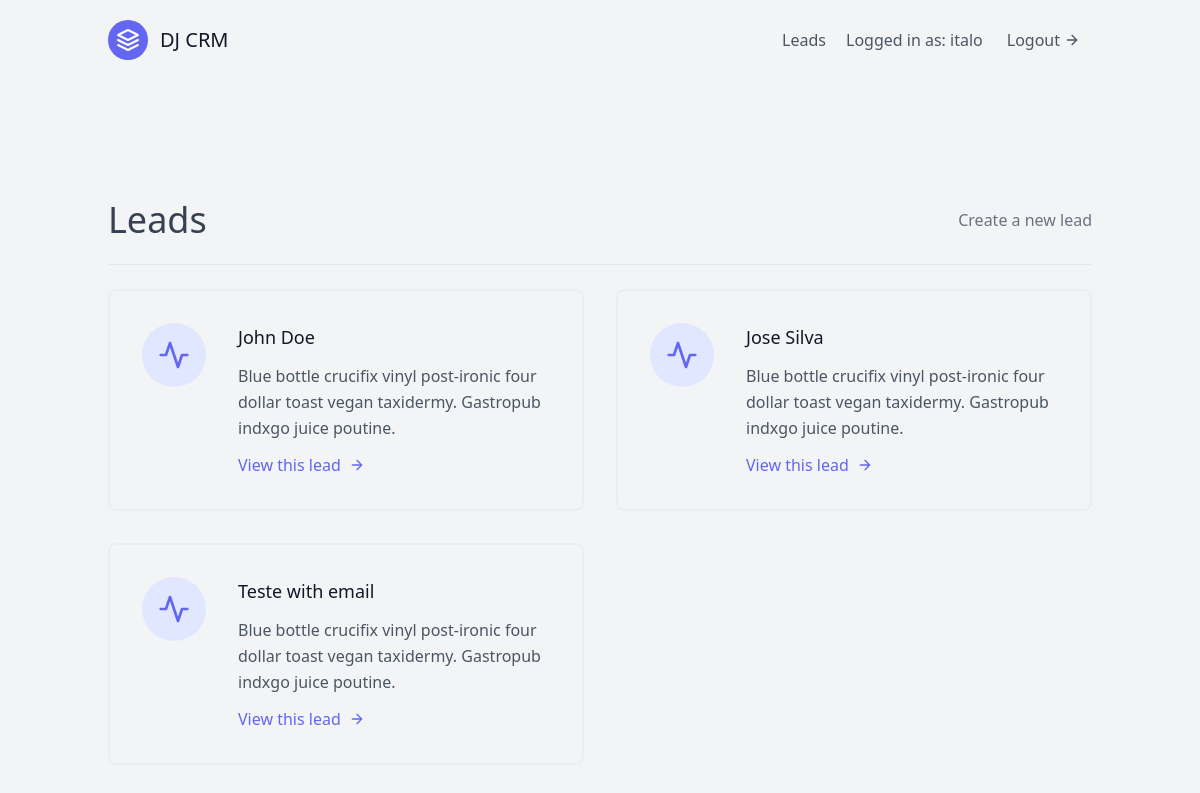
Screenshot of /leads/ (signed in) with the database file from the repository.
### leads/models.py (models this page shows, shortened)
class User(AbstractUser):
    pass

class Lead(models.Model):
    first_name = models.CharField(max_length=50)
    last_name = models.CharField(max_length=50)
    age = models.IntegerField(default=0)
    agent = models.ForeignKey("Agent", on_delete=models.CASCADE)

### leads/views.py (the view)
# urls.py: path("", LeadListView.as_view(), name="lead-list"),
class LeadListView(generic.ListView):
    template_name = "leads/lead_list.html"
    queryset = Lead.objects.all()
    context_object_name = "leads"

### leads/templates/leads/lead_list.html
{% extends "base.html" %}
{% block content %}
<section class="text-gray-600 body-font">
    <div class="container px-5 py-24 mx-auto flex flex-wrap">
        <div class="w-full mb-6  py-6 flex justify-between items-center border-b border-gray-200">
            <div>
                <h1 class="text-4xl text-gray-700">Leads</h1>
            </div>
            <div>
                <a class="text-gray-500 hover:text-blue-500" href="{% url 'leads:lead-create' %}">Create a new lead</a>
            </div>
        </div>
        <div class="flex flex-wrap -m-4">
            {% for lead in leads %}
            <div class="p-4 lg:w-1/2 md:w-full">
                <div class="flex border-2 rounded-lg border-gray-200 border-opacity-50 p-8 sm:flex-row flex-col">
                    <div
                        class="w-16 h-16 sm:mr-8 sm:mb-0 mb-4 inline-flex items-center justify-center rounded-full bg-indigo-100 text-indigo-500 flex-shrink-0">
                        <svg fill="none" stroke="currentColor" stroke-linecap="round" stroke-linejoin="round"
                            stroke-width="2" class="w-8 h-8" viewBox="0 0 24 24">
                            <path d="M22 12h-4l-3 9L9 3l-3 9H2"></path>
                        </svg>
                    </div>
                    <div class="flex-grow">
                        <h2 class="text-gray-900 text-lg title-font font-medium mb-3">
                            {{ lead.first_name }} {{ lead.last_name }}</h2>
                        <p class="leading-relaxed text-base">
                            Blue bottle crucifix vinyl post-ironic four dollar toast
                            vegan taxidermy. Gastropub indxgo juice poutine.
                        </p>
                        <a href="{% url 'leads:lead-detail' lead.pk %}"
                            class="mt-3 text-indigo-500 inline-flex items-center">
                            View this lead
                            <svg fill="none" stroke="currentColor" stroke-linecap="round" stroke-linejoin="round"
                                stroke-width="2" class="w-4 h-4 ml-2" viewBox="0 0 24 24">
                                <path d="M5 12h14M12 5l7 7-7 7"></path>
                            </svg>
                        </a>
                    </div>
                </div>
            </div>
            {% endfor %}
        </div>
    </div>
</section>
{% endblock content %}

### templates/navbar.html (shortened to what this page needs)
<header class="text-gray-600 body-font">
    <div class="container mx-auto flex flex-wrap p-5 flex-col md:flex-row items-center">
        <a class="flex title-font font-medium items-center text-gray-900 mb-4 md:mb-0">
            <svg xmlns="http://www.w3.org/2000/svg" fill="none" stroke="currentColor" stroke-linecap="round"
                stroke-linejoin="round" stroke-width="2" class="w-10 h-10 text-white p-2 bg-indigo-500 rounded-full"
                viewBox="0 0 24 24">
                <path d="M12 2L2 7l10 5 10-5-10-5zM2 17l10 5 10-5M2 12l10 5 10-5"></path>
            </svg>
            <span class="ml-3 text-xl">DJ CRM</span>
        </a>
        <nav class="md:ml-auto flex flex-wrap items-center text-base justify-center">
            <a href="{% url 'leads:lead-list' %}" class="mr-5 hover:text-gray-900">Leads</a>
        </nav>
        {% if request.user.is_authenticated %}
        Logged in as: {{ request.user.username }}
        <a href="{% url 'logout' %}"
            class="ml-3 inline-flex items-center bg-gray-100 border-0 py-1 px-3 focus:outline-none hover:bg-gray-200 rounded text-base mt-4 md:mt-0">
            Logout
            <svg fill="none" stroke="currentColor" stroke-linecap="round" stroke-linejoin="round" stroke-width="2"
                class="w-4 h-4 ml-1" viewBox="0 0 24 24">
                <path d="M5 12h14M12 5l7 7-7 7"></path>
            </svg>
        </a>
        {% endif %}
    </div>
</header>

### rows the page displays
User: user.username "italo"
Lead: first_name "John", last_name "Doe"
Lead: first_name "Jose", last_name "Silva"
Lead: first_name "Teste", last_name "with email"
